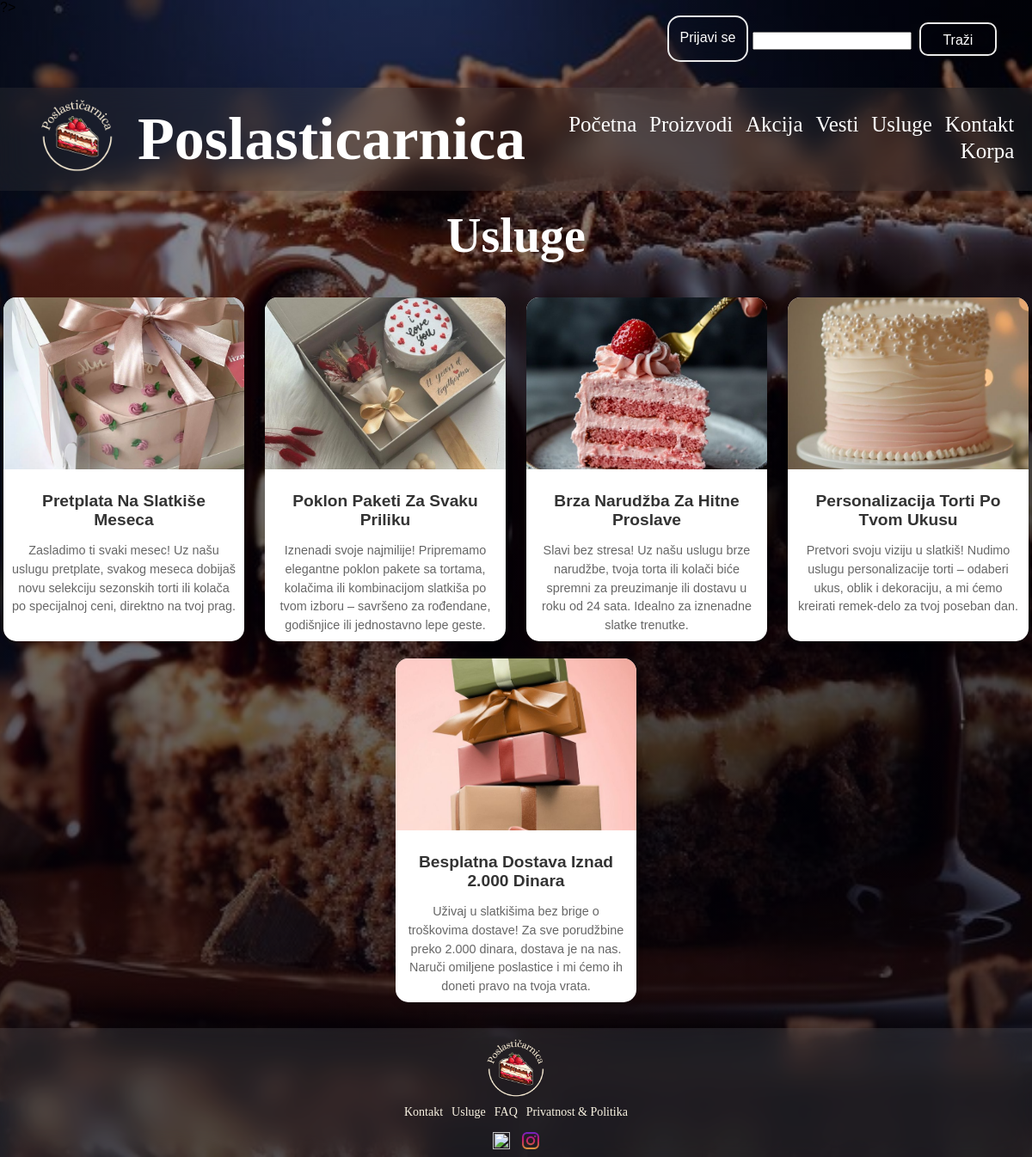
Page /index.php?page=usluge on the earlier database version.
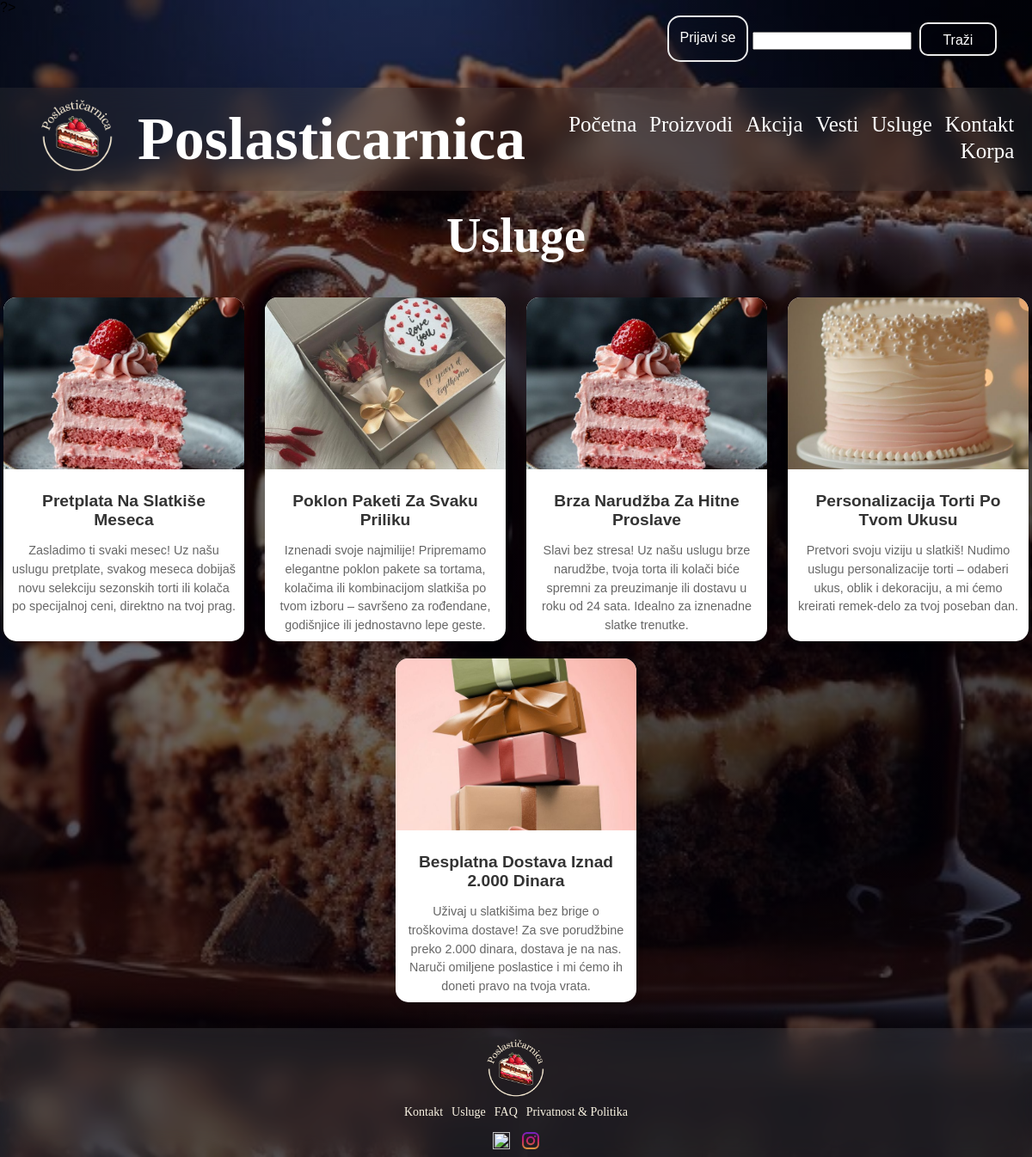
Same page on the later database version.
### tables this page shows
CREATE TABLE IF NOT EXISTS `usluge` (
  `id` int(11) NOT NULL AUTO_INCREMENT,
  `naziv` varchar(128) NOT NULL,
  `opis` varchar(255) NOT NULL,
  `slika` varchar(255) NOT NULL,
  `created_at` timestamp NOT NULL DEFAULT current_timestamp(),
  PRIMARY KEY (`id`)
);

### korisnickaStrana/model/UslugeModel.php (called while the page is built, shortened)
<?php
include_once(__DIR__ . "/../config/database.php");
$query = "SELECT * FROM usluge ORDER BY id DESC";
$query_run = mysqli_query($con, $query);
$query = "SELECT * FROM usluge ORDER BY id DESC LIMIT 5";
$query_run = mysqli_query($con, $query);
if ($query_run && mysqli_num_rows($query_run) > 0) {
    $usluge = mysqli_fetch_all($query_run, MYSQLI_ASSOC);
} else {
    die("Greška: Usluga nije pronađena.");
}
?>

### korisnickaStrana/view/usluge.php (the view, shortened to what this page needs)
<html>
<head>
    <link rel="stylesheet" href="/Poslasticarnica/korisnickaStrana/public/usluge.css">
    </head>
<body>
    <section>
        <h1 id="naslov">Usluge</h1>
        <div class="container">
            <?php foreach ($usluge as $usluga): ?>
                <div class="service-box">
                    <a href="index.php?page=usluga&id=<?= $usluga['id'] ?>">
                        <img src="<?= $usluga['slika'] ?>" class="service-img">
                        <div class="description">                           <h2 class="service-title"><?= $usluga['naziv'] ?></h2>
                            <p class="service-description"><?= $usluga['opis'] ?></p>
                        </div>
                    </a>
                </div>
            <?php endforeach; ?>
        </div>
    </section>
</body>
</html>

Differences in the rows shown:
changed usluge "Pretplata Na Slatkiše Meseca": slika: a different picture
